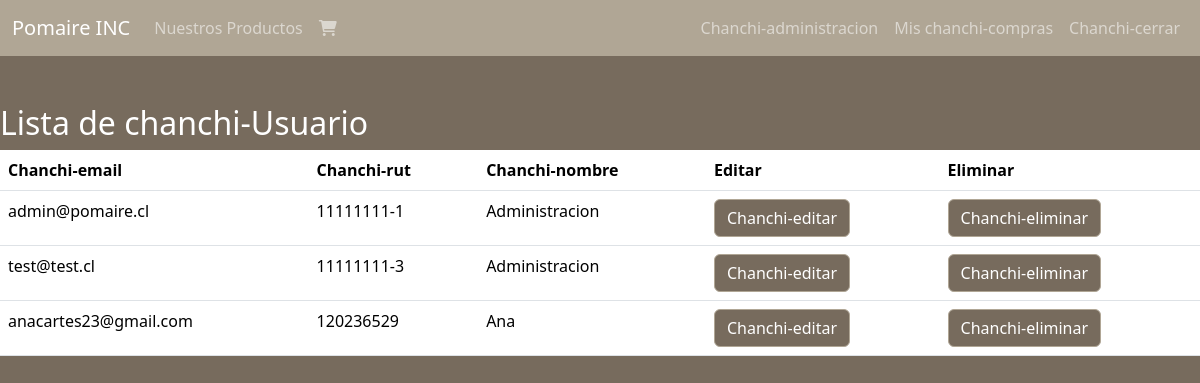
Screenshot of /dashboard/usuarios (signed in) with the database file from the repository.
### pagina/models.py (models this page shows)
class Usuario (AbstractBaseUser, PermissionsMixin):
    email = models.EmailField(unique=True)
    rut = models.CharField(max_length=10,unique=True,primary_key=True,verbose_name='Rut')
    nombre = models.CharField(max_length=250)
    is_staff = models.BooleanField(default=False)
    is_active = models.BooleanField(default=True)
    is_superuser = models.BooleanField(default=False)
    objects = CustomUserManager()
    USERNAME_FIELD = 'email'
    EMAIL_FIELD = 'email'
    REQUIRED_FIELDS = []
    class Meta:
        verbose_name = 'User'
        verbose_name_plural = 'Users'

### pagina/views.py (the view)
# urls.py: path('dashboard/usuarios',usuarios,name="usuarios"),
@login_required
@permission_required("pagina.view_user",raise_exception=True)
def usuarios(request):
    usuario = Usuario.objects.all()
    context = {'usuarios': usuario}
    return render(request,"core/usuarios.html",context)

### pagina/templates/core/usuarios.html
{% extends "core/template.html" %}
{% load static %}
{% block content %}
<h2 class="mt-5 titulo-blanco text-white">Lista de chanchi-Usuario</h2>
<table class="table tabla-pedidos">
    <thead>
        <tr>
            <th class="subtitulo-blanco">Chanchi-email</th>
            <th class="subtitulo-blanco">Chanchi-rut</th>
            <th class="subtitulo-blanco">Chanchi-nombre</th>
            <th>Editar</th>
            <th>Eliminar</th>
        </tr>
    </thead>
    <tbody>
        {% for usuario in usuarios %}
        <tr>
            <td>{{usuario.email}}</td>
            <td>{{usuario.rut}}</td>
            <td>{{usuario.nombre}}</td>
            <td><a class="btn btn-primary" href="{%url 'editarUsuario' usuario.rut %}">Chanchi-editar</a></td>
            <td><a class="btn btn-primary" href="{%url 'eliminarUsuario' usuario.rut %}">Chanchi-eliminar</a></td>
        </tr>
        {% endfor %}
    </tbody>
</table>
{% endblock content %}

### pagina/static/core/css/test.css (style rules this page uses)
body { background-color: #776b5d !important; }
.btn { background-color: #776b5d !important ; transition : all 0.4s !important; border-color: #b0a695 !important; }

### rows the page displays
Usuario: email "admin@pomaire.cl", rut "11111111-1", nombre "Administracion"
Usuario: email "test@test.cl", rut "11111111-3", nombre "Administracion"
Usuario: email "anacartes23@gmail.com", rut "120236529", nombre "Ana"
